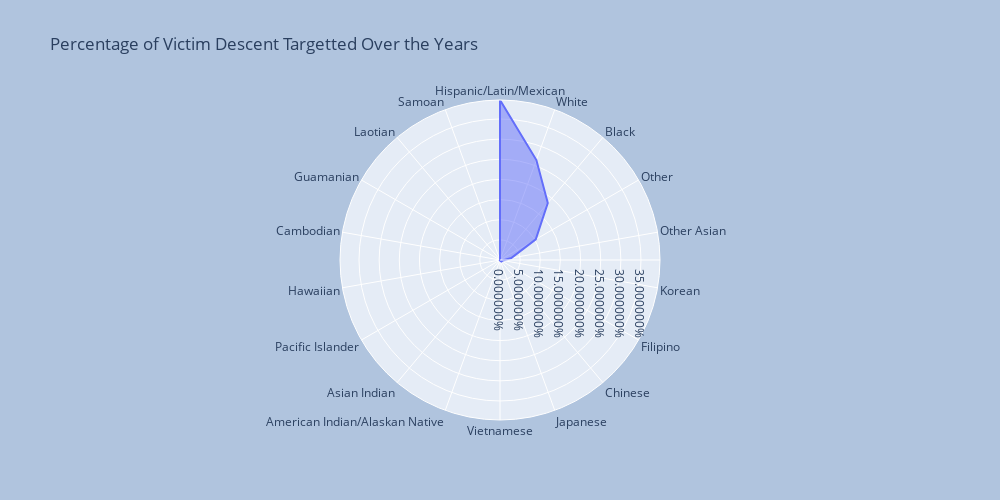

Notebook source saved alongside this figure:
### Markdown cell above
<b>Inference:</b> It can be noted from the above bar graph that individuals of most ethnic groups such as - `Cambodian`, `Filipino`, `Guamanian`, `Korean`, `Pacific Islander`, `Vietnamese`, `White`, `Asian Indian` were victims of the crime type - `BURGLARY FROM VEHICLE`, with individuals from the `White` ethnic community experiencing it the highest when compared to the remaining ethnic groups. This was followed by the crime type - `BATTERY - SIMPLE ASSAULT` which is faced by individuals of `Black` descent.

### Code cell
x = crime_data[~crime_data['Vict Descent Descp'].isin(['Unknown'])]['Vict Descent Descp'].value_counts(normalize=True)
x = x.reset_index().rename(columns={'index': 'race', 'Vict Descent Descp': 'targetted count'})

fig = px.line_polar(x, 
                    r='targetted count', 
                    theta='race', 
                    line_close=True,
                    title="Percentage of Victim Descent Targetted Over the Years"
                   )
fig.update_traces(
    fill='toself', 
    name='Races targetted'
)
fig.update_layout(
    autosize=False,
    width=1000,
    height=500,
    paper_bgcolor="LightSteelBlue",
)
fig.update_polars(radialaxis_tickformat='%')
fig.show()

### Figure 1 — Plotly figure (JSON) as saved in the notebook; plotly's stock layout.template omitted (floating-point values rounded to 4 significant figures)
{"data": [{"fill": "toself", "hovertemplate": "targetted count=%{r}<br>race=%{theta}<extra></extra>", "legendgroup": "", "line": {"color": "#636efa", "dash": "solid"}, "marker": {"symbol": "circle"}, "mode": "lines", "name": "Races targetted", "r": [0.3972, 0.2641, 0.1846, 0.1026, 0.02834, 0.006872, 0.005388, 0.004937, 0.001802, 0.001328, 0.001223, 0.0006522, 0.000346, 0.0002647, 9.567e-05, 8.929e-05, 7.813e-05, 7.175e-05, 0.3972], "showlegend": false, "subplot": "polar", "theta": ["Hispanic/Latin/Mexican", "White", "Black", "Other", "Other Asian", "Korean", "Filipino", "Chinese", "Japanese", "Vietnamese", "American Indian/Alaskan Native", "Asian Indian", "Pacific Islander", "Hawaiian", "Cambodian", "Guamanian", "Laotian", "Samoan", "Hispanic/Latin/Mexican"], "type": "scatterpolar"}], "layout": {"autosize": false, "height": 500, "legend": {"tracegroupgap": 0}, "paper_bgcolor": "LightSteelBlue", "polar": {"angularaxis": {"direction": "clockwise", "rotation": 90}, "domain": {"x": [0, 1], "y": [0, 1]}, "radialaxis": {"tickformat": "%"}}, "title": {"text": "Percentage of Victim Descent Targetted Over the Years"}, "width": 1000}}
